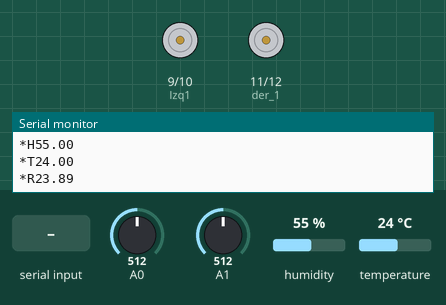
This sketch was run on a simulated Arduino Uno, built with avr-gcc and run on an emulated ATmega328P. Parts: motor-driver pin pairs drawn as motors (green arrow = first pin HIGH = forward, orange = second pin HIGH = backward, longer = more drive), the last lines printed to the serial monitor. The test bench sets the inputs (shaded band); at power-on: A0 = 512, A1 = 512, humidity 55 %, temperature 24 °C.

Above: at 1.2 s.
1.3 s: "W" received over Serial
At 2.0 s:
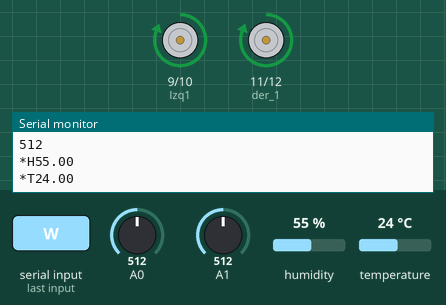
2.8 s: "S" received over Serial
At 3.8 s:
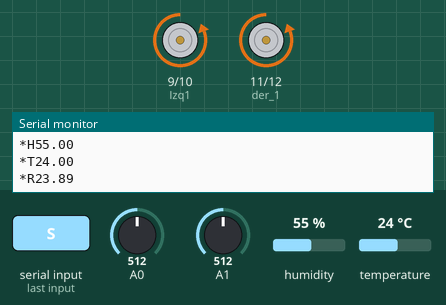
4.3 s: "A" received over Serial
At 5.3 s:
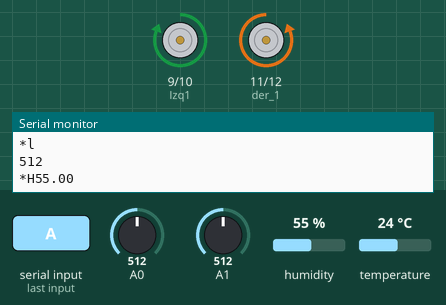
5.8 s: "D" received over Serial
At 7.0 s:
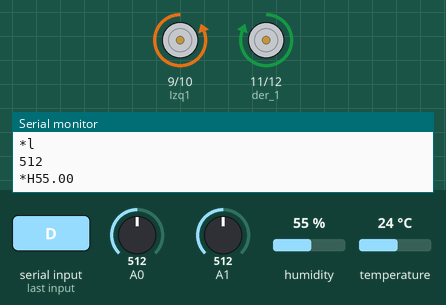
7.3 s: "F" received over Serial
At 8.6 s:
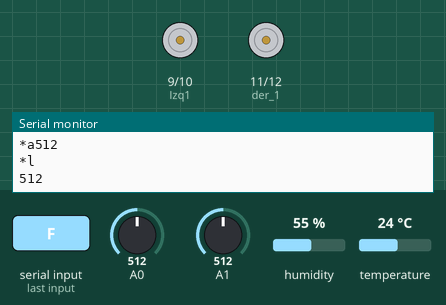
Timing chart, 0 to 9.8 s (numbered marks = the images above; inputs shaded):
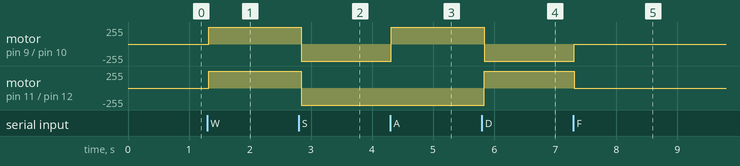

Measured:
- after the input at 1.3 s, motor on pin 9 (Izq1) / pin 10 (Izq_2), motor on pin 11 (der_1) / pin 12 (der2): stopped → forward 255/255 at once
- after the input at 2.8 s, motor on pin 9 (Izq1) / pin 10 (Izq_2), motor on pin 11 (der_1) / pin 12 (der2): forward 255/255 → backward 255/255 at once
- after the input at 4.3 s, motor on pin 9 (Izq1) / pin 10 (Izq_2): backward 255/255 → forward 255/255 at once
- after the input at 5.8 s, motor on pin 9 (Izq1) / pin 10 (Izq_2): forward 255/255 → backward 255/255 at once; motor on pin 11 (der_1) / pin 12 (der2): backward 255/255 → forward 255/255 at once
- after the input at 7.3 s, motor on pin 9 (Izq1) / pin 10 (Izq_2): backward 255/255 → stopped at once; motor on pin 11 (der_1) / pin 12 (der2): forward 255/255 → stopped at once

The sketch:

batmovil.ino
```cpp
#include "DHT.h"
#define DHTPIN 3
#define DHTTYPE DHT22

DHT dht(DHTPIN, DHTTYPE);

void setup()   /*----( SETUP: RUNS ONCE )----*/
{
  Serial.begin(9600);

  pinMode(9, OUTPUT); //Izq1
  pinMode(10, OUTPUT); //Izq 2

  pinMode(11, OUTPUT);  //der 1
  pinMode(12, OUTPUT);  //der2
  dht.begin();

}/*--(end setup )---*/

void loop()   /*----( LOOP: RUNS CONSTANTLY )----*/
{
 int aire = analogRead(A0);
 int luz = analogRead(A1);
Serial.print("*a");
Serial.println(aire);
Serial.println("*l");
Serial.println(luz);

 float h = dht.readHumidity();
  // Read temperature as Celsius (the default)
  float t = dht.readTemperature();
  // Read temperature as Fahrenheit (isFahrenheit = true)
  float f = dht.readTemperature(true);
 float hif = dht.computeHeatIndex(f, h);
  // Compute heat index in Celsius (isFahreheit = false)
  float hic = dht.computeHeatIndex(t, h, false);

  Serial.print("*H");
  Serial.println(h);
  Serial.print("*T");
  Serial.println(t);
  Serial.print("*R");
  Serial.println(hic);

  if (Serial.available() > 0) {
    char recibir = Serial.read();

if (recibir== 'W'){

  digitalWrite(9,HIGH);
  digitalWrite(10,LOW);
    digitalWrite(11,HIGH);
  digitalWrite(12,LOW);
}

if (recibir== 'S'){

  digitalWrite(9,LOW);
  digitalWrite(10,HIGH);
    digitalWrite(11,LOW);
  digitalWrite(12,HIGH);
}
if (recibir== 'A'){

  digitalWrite(9,HIGH);
  digitalWrite(10,LOW);
    digitalWrite(11,LOW);
  digitalWrite(12,HIGH);
}
if (recibir== 'D'){

  digitalWrite(9,LOW);
  digitalWrite(10,HIGH);
   digitalWrite(11,HIGH);
  digitalWrite(12,LOW);
}
if (recibir== 'F'){

  digitalWrite(9,LOW);
  digitalWrite(10,LOW);
   digitalWrite(11,LOW);
  digitalWrite(12,LOW);
}
}
  }
```
